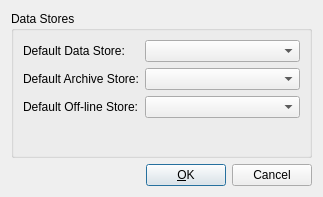
<?xml version="1.0" encoding="UTF-8"?>
<ui version="4.0">
 <class>datastoresDialog</class>
 <widget class="QDialog" name="datastoresDialog">
  <property name="geometry">
   <rect>
    <x>0</x>
    <y>0</y>
    <width>323</width>
    <height>197</height>
   </rect>
  </property>
  <property name="windowTitle">
   <string>Datastores</string>
  </property>
  <property name="windowIcon">
   <iconset resource="../../user.qrc">
    <normaloff>:/icons/icons/DataStoreNew24.png</normaloff>:/icons/icons/DataStoreNew24.png</iconset>
  </property>
  <layout class="QGridLayout" name="gridLayout_4">
   <item row="0" column="0">
    <layout class="QGridLayout" name="gridLayout">
     <item row="0" column="0">
      <widget class="QGroupBox" name="groupBox">
       <property name="title">
        <string>Data Stores</string>
       </property>
       <layout class="QGridLayout" name="gridLayout_2">
        <item row="0" column="0">
         <widget class="QLabel" name="label">
          <property name="text">
           <string>Default Data Store:</string>
          </property>
         </widget>
        </item>
        <item row="0" column="1">
         <widget class="QComboBox" name="defaultDataStoreComboBox">
          <property name="sizePolicy">
           <sizepolicy hsizetype="Expanding" vsizetype="Fixed">
            <horstretch>0</horstretch>
            <verstretch>0</verstretch>
           </sizepolicy>
          </property>
         </widget>
        </item>
        <item row="1" column="0">
         <widget class="QLabel" name="label_2">
          <property name="text">
           <string>Default Archive Store:</string>
          </property>
         </widget>
        </item>
        <item row="1" column="1">
         <widget class="QComboBox" name="defaultArchiveStoreComboBox">
          <property name="sizePolicy">
           <sizepolicy hsizetype="Expanding" vsizetype="Fixed">
            <horstretch>0</horstretch>
            <verstretch>0</verstretch>
           </sizepolicy>
          </property>
         </widget>
        </item>
        <item row="2" column="0">
         <widget class="QLabel" name="label_3">
          <property name="text">
           <string>Default Off-line Store:</string>
          </property>
         </widget>
        </item>
        <item row="2" column="1">
         <widget class="QComboBox" name="defaultOfflineStoreComboBox">
          <property name="sizePolicy">
           <sizepolicy hsizetype="Expanding" vsizetype="Fixed">
            <horstretch>0</horstretch>
            <verstretch>0</verstretch>
           </sizepolicy>
          </property>
         </widget>
        </item>
        <item row="3" column="0">
         <spacer name="verticalSpacer">
          <property name="orientation">
           <enum>Qt::Vertical</enum>
          </property>
          <property name="sizeType">
           <enum>QSizePolicy::Expanding</enum>
          </property>
          <property name="sizeHint" stdset="0">
           <size>
            <width>47</width>
            <height>10</height>
           </size>
          </property>
         </spacer>
        </item>
       </layout>
      </widget>
     </item>
    </layout>
   </item>
   <item row="1" column="0">
    <layout class="QGridLayout" name="gridLayout_3">
     <item row="0" column="0">
      <spacer name="horizontalSpacer">
       <property name="orientation">
        <enum>Qt::Horizontal</enum>
       </property>
       <property name="sizeHint" stdset="0">
        <size>
         <width>40</width>
         <height>20</height>
        </size>
       </property>
      </spacer>
     </item>
     <item row="0" column="1">
      <widget class="QPushButton" name="okButton">
       <property name="sizePolicy">
        <sizepolicy hsizetype="Fixed" vsizetype="Fixed">
         <horstretch>0</horstretch>
         <verstretch>0</verstretch>
        </sizepolicy>
       </property>
       <property name="text">
        <string>&amp;OK</string>
       </property>
       <property name="default">
        <bool>true</bool>
       </property>
      </widget>
     </item>
     <item row="0" column="2">
      <widget class="QPushButton" name="cancelButton">
       <property name="sizePolicy">
        <sizepolicy hsizetype="Fixed" vsizetype="Fixed">
         <horstretch>0</horstretch>
         <verstretch>0</verstretch>
        </sizepolicy>
       </property>
       <property name="text">
        <string>Cancel</string>
       </property>
      </widget>
     </item>
    </layout>
   </item>
  </layout>
 </widget>
 <resources>
  <include location="../../user.qrc"/>
 </resources>
 <connections/>
</ui>
